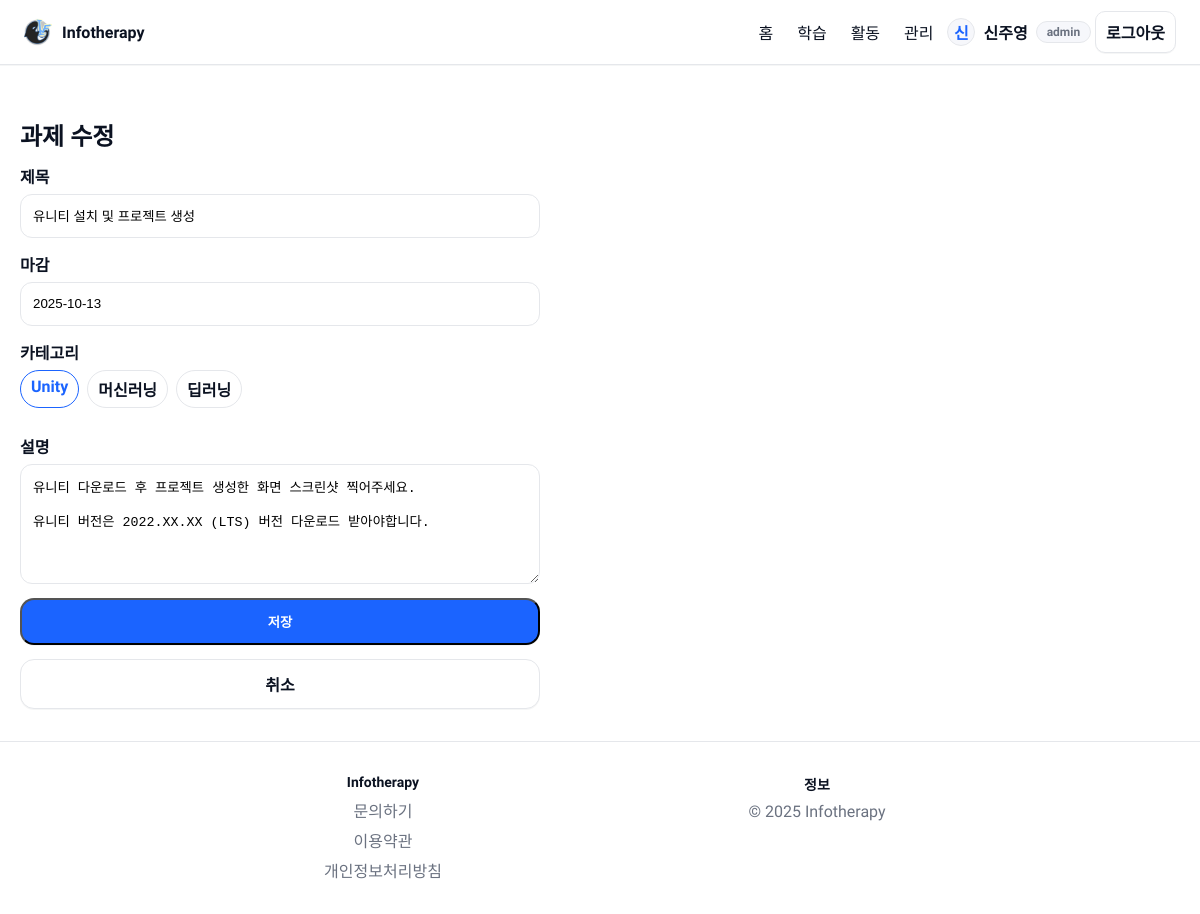
/admin/assignment/1/edit (signed in), run on the app's committed database.
### tables this page shows
CREATE TABLE assignments (
              id INTEGER PRIMARY KEY AUTOINCREMENT,
              title TEXT NOT NULL,
              due TEXT,
              description TEXT,
              category TEXT
            );

### app.py (the view)
    @app.route("/admin/assignment/<int:item_id>/edit", methods=["GET", "POST"])
    @admin_required
    def admin_assignment_edit(item_id: int):
        with get_db() as cx:
            item = cx.execute("SELECT id, title, due, description, category FROM assignments WHERE id=?", (item_id,)).fetchone()
        if request.method == "POST":
            with get_db() as cx:
                cx.execute("UPDATE assignments SET title=?, due=?, description=?, category=? WHERE id=?",
                           (request.form.get("title"), request.form.get("due"), request.form.get("description"), request.form.get("category"), item_id))
            return redirect(url_for("admin_dashboard"))
        return render_template("admin_assignment_form.html", item=item)

### templates/admin_assignment_form.html (shortened to what this page needs)
{% extends 'base.html' %}
{% block content %}
  <h2 style="margin-bottom: 12px;">과제 {{ '수정' if item else '추가' }}</h2>
  <form class="form" method="post">
    <div class="row">
      <label>제목</label>
      <input name="title" value="{{ item['title'] if item else '' }}" required>
    </div>
    <div class="row">
      <label>마감</label>
      <input name="due" value="{{ item['due'] if item else '' }}" placeholder="YYYY-MM-DD HH:MM">
    </div>
    <div class="row">
      <label>카테고리</label>
      <div class="selected-filter toggle-group">
        {% set cat = (item['category'] if item else '') %}
        <label class="chip {{ 'active' if cat=='unity' }}">
          <input type="radio" name="category" value="unity" {{ 'checked' if cat=='unity' }} style="display:none;">Unity
        </label>
        <label class="chip {{ 'active' if cat=='ml' }}">
          <input type="radio" name="category" value="ml" {{ 'checked' if cat=='ml' }} style="display:none;">머신러닝
        </label>
        <label class="chip {{ 'active' if cat=='dl' }}">
          <input type="radio" name="category" value="dl" {{ 'checked' if cat=='dl' }} style="display:none;">딥러닝
        </label>
      </div>
    </div>
    <div class="row">
      <label>설명</label>
      <textarea name="description" placeholder="과제 상세 설명">{{ item['description'] if item else '' }}</textarea>
    </div>
    <button class="btn btn-primary" type="submit">저장</button>
    <a class="btn btn-outline" href="{{ url_for('admin_dashboard') }}">취소</a>
  </form>
{% endblock %}

### static/css/main.css (style rules this page uses)
:root { --bg: #ffffff; --text: #0b1221; --muted: #6b7280; --primary: #1b64ff; --primary-600: #1553d6; --surface: #f6f7fb; --border: #e5e7eb; }
* { box-sizing: border-box; }
html, body { height: 100%; }
body { margin: 0; font-family: "Pretendard", -apple-system, BlinkMacSystemFont, "Segoe UI", Roboto, Oxygen, Ubuntu, Cantarell, "Fira Sans", "Droid Sans", "Helvetica Neue", Arial, "Apple Color Emoji", "Segoe UI Emoji"; color: var(--text); background: var(--bg); -webkit-font-smoothing: antialiased; -moz-osx-font-smoothing: grayscale; overflow-x: hidden; }
html { scrollbar-width: none; }
body { display: flex; flex-direction: column; min-height: 100vh; }
.btn { display: inline-flex; align-items: center; justify-content: center; gap: 8px; border-radius: 14px; padding: 12px 18px; font-weight: 600; text-decoration: none; cursor: pointer; transition: all .15s ease; box-shadow: 0 1px 0 rgba(17,24,39,0.04); }
.btn-primary { background: var(--primary); color: #fff; }
.btn-outline { border: 1px solid var(--border); color: var(--text); background: #fff; }
.form { display: grid; gap: 14px; max-width: 520px; }
.form .row { display: grid; gap: 6px; }
.form label { font-weight: 600; }
.form input { height: 44px; padding: 10px 12px; border: 1px solid var(--border); border-radius: 12px; outline: none; width: 100%; }
.form textarea { width: 100%; min-height: 120px; padding: 12px; border: 1px solid var(--border); border-radius: 12px; resize: vertical; outline: none; }
.selected-filter { display: flex; gap: 8px; flex-wrap: wrap; margin-bottom: 12px; }
.chip { border: 1px solid var(--border); background:#fff; border-radius: 999px; padding: 6px 10px; cursor: pointer; }
.chip.active { border-color: var(--primary); color: var(--primary); }
.toggle-group .chip { user-select:none; }

### data on the page
assignments: title "유니티 설치 및 프로젝트 생성", due "2025-10-13", description "유니티 다운로드 후 프로젝트 생성한 화면 스크린샷 찍어주세요. 유니티 버전은 2022.XX.XX (LTS) 버전 다운로드 받아야합니다."

### other printed values
{{ (session.get('name') or 'U')[:1] }} "신"
{{ session.get('name') or '사용자' }} "신주영"
{{ '수정' if item else '추가' }} "수정"
